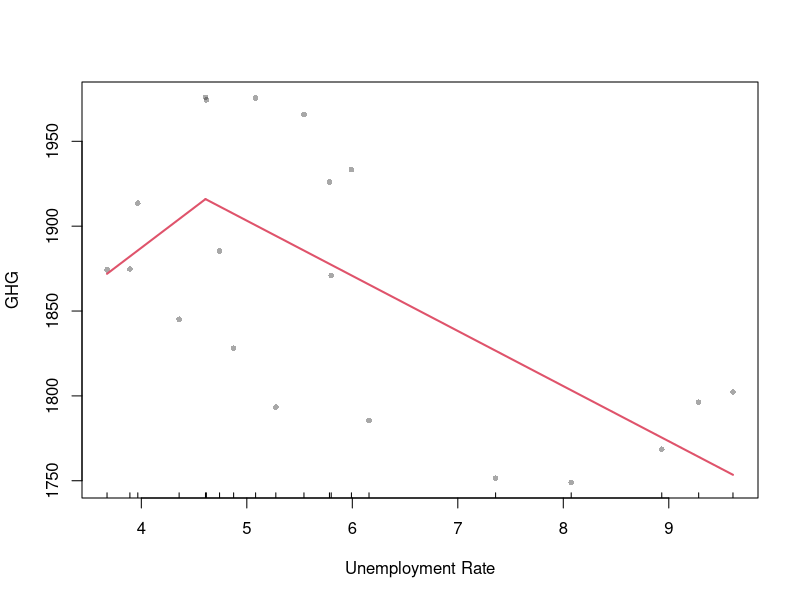
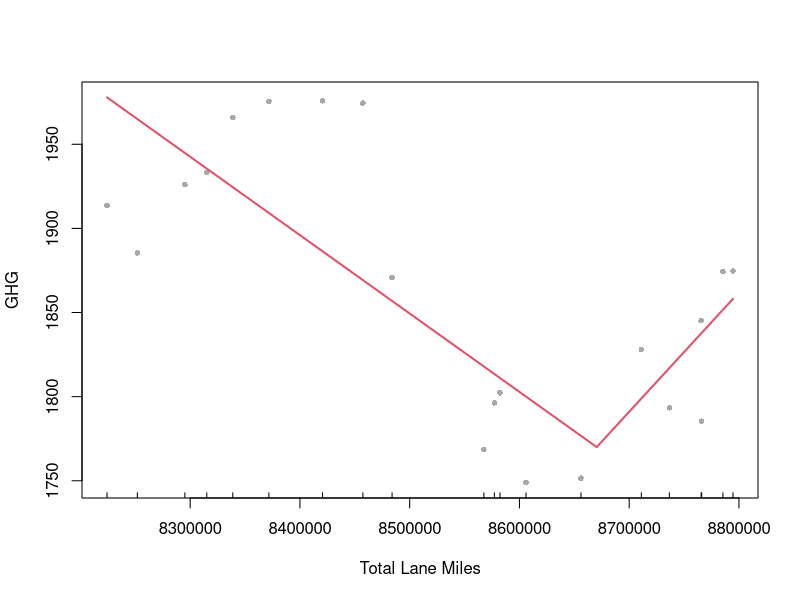

Write R code to recreate these figures, in order. (Note: this script raises an error after producing the figures.)
## ---- chunk 1
knitr::opts_chunk$set(echo = TRUE)
## ---- chunk 2
setwd("/Users/csuffaculty/Desktop/FHWA")

#read the dataset
dat<-read.csv("Data20221210.csv", header=TRUE)
library(ggplot2)
library(segmented)

GHG.dat<-dat[,colSums(is.na(dat))==0]
GHG.dat.sub<-GHG.dat[,c("year","TransportGHG","Unemployment.Rate.1","TransitPMT","TotLaneMiles","EVPrivateandPublicChargingStationLocations","populationTelework")]
GHG.dat.sub$GHG.1<-c(NA,GHG.dat.sub[1:19,"TransportGHG"])
plot.unemp<-ggplot(GHG.dat.sub, aes(x = Unemployment.Rate.1, y=TransportGHG))+geom_point() #plot raw data
lm.unemp<-lm(TransportGHG ~ Unemployment.Rate.1, data=GHG.dat.sub) #fit linear model
## ---- chunk 3
seg.unemp<-segmented(lm.unemp, seg.Z = ~ Unemployment.Rate.1)
summary(seg.unemp)
slope(seg.unemp)
confint(seg.unemp)
plot.segmented(seg.unemp, res=TRUE, col=2, xlab="Unemployment Rate", ylab="GHG", pch=16)
unemp.fitted<-fitted(seg.unemp)
unemp.model<-data.frame(Unemployment=GHG.dat.sub$Unemployment.Rate.1, GHG=unemp.fitted)
#plot.unemp+geom_line(data = unemp.model, aes(x = Unemployment, y = GHG), colour="red")
## ---- chunk 4
plot.TotLaneMiles<-ggplot(GHG.dat.sub, aes(x = TotLaneMiles, y=TransportGHG))+geom_point() #plot raw data
lm.TotLaneMiles<-lm(TransportGHG ~ TotLaneMiles, data=GHG.dat.sub) #fit linear model
## ---- chunk 5
seg.TotLaneMiles<-segmented(lm.TotLaneMiles, seg.Z = ~ TotLaneMiles)
summary(seg.TotLaneMiles)
slope(seg.TotLaneMiles)
confint(seg.TotLaneMiles)
plot.segmented(seg.TotLaneMiles, res=TRUE, col=2, xlab="Total Lane Miles", ylab="GHG", pch=16)
TotLaneMiles.fitted<-fitted(seg.TotLaneMiles)
TotLaneMiles.model<-data.frame(Total.Lane.Miles=GHG.dat.sub$TotLaneMiles, GHG=TotLaneMiles.fitted)
#plot.TotLaneMiles+geom_line(data = TotLaneMiles.model, aes(x = Total.Lane.Miles, y = GHG), colour="red")
## ---- chunk 6
plot.TransitPMT<-ggplot(GHG.dat.sub, aes(x = TransitPMT, y=TransportGHG))+geom_point() #plot raw data
lm.TransitPMT<-lm(TransportGHG ~ TransitPMT, data=GHG.dat.sub) #fit linear model
## ---- chunk 7
seg.TransitPMT<-segmented(lm.TransitPMT)
summary(seg.TransitPMT)
slope(seg.TransitPMT)
confint(seg.TransitPMT)
plot.segmented(seg.TransitPMT, res=TRUE, col=2, xlab="Transit PMT", ylab="GHG", pch=16)
TransitPMT.fitted<-fitted(seg.TransitPMT)
TransitPMT.model<-data.frame(TransitPMT=GHG.dat.sub$TransitPMT, GHG=TransitPMT.fitted)
#plot.TransitPMT+geom_line(data = TransitPMT.model, aes(x = TransitPMT, y = GHG), colour="red")
## ---- chunk 8
plot.EVPrivateandPublicChargingStationLocations<-ggplot(GHG.dat.sub, aes(x = EVPrivateandPublicChargingStationLocations, y=TransportGHG))+geom_point() #plot raw data
lm.EVPrivateandPublicChargingStationLocations<-lm(TransportGHG ~ EVPrivateandPublicChargingStationLocations, data=GHG.dat.sub) #fit linear model
## ---- chunk 9
seg.EVPrivateandPublicChargingStationLocations<-segmented(lm.EVPrivateandPublicChargingStationLocations, seg.Z = ~ EVPrivateandPublicChargingStationLocations)
summary(seg.EVPrivateandPublicChargingStationLocations)
slope(seg.EVPrivateandPublicChargingStationLocations)
confint(seg.EVPrivateandPublicChargingStationLocations)
plot.segmented(seg.EVPrivateandPublicChargingStationLocations, res=TRUE, col=2, xlab="EV Private/Public Charging Station Locations", ylab="GHG", pch=16)
EVPrivateandPublicChargingStationLocations.fitted<-fitted(seg.EVPrivateandPublicChargingStationLocations)
EVPrivateandPublicChargingStationLocations.model<-data.frame(EVPrivateandPublicChargingStationLocations=GHG.dat.sub$EVPrivateandPublicChargingStationLocations, GHG=EVPrivateandPublicChargingStationLocations.fitted)
#plot.EVPrivateandPublicChargingStationLocations+geom_line(data = EVPrivateandPublicChargingStationLocations.model, aes(x = EVPrivateandPublicChargingStationLocations, y = GHG), colour="red")
## ---- chunk 10
plot.populationTelework<-ggplot(GHG.dat.sub, aes(x = populationTelework, y=TransportGHG))+geom_point() #plot raw data
lm.populationTelework<-lm(TransportGHG ~ populationTelework, data=GHG.dat.sub) #fit linear model
## ---- chunk 11
seg.populationTelework<-segmented(lm.populationTelework)
summary(seg.populationTelework)
slope(seg.populationTelework)
confint(seg.populationTelework)
plot.segmented(seg.populationTelework, res=TRUE, col=2, xlab="Population Telework", ylab="GHG", pch=16)
populationTelework.fitted<-fitted(seg.populationTelework)
populationTelework.model<-data.frame(populationTelework=GHG.dat.sub$populationTelework, GHG=populationTelework.fitted)
#plot.populationTelework+geom_line(data = populationTelework.model, aes(x = populationTelework, y = GHG), colour="red")
